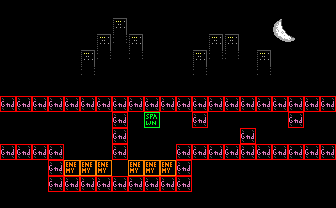

Tiled map render using the project's own tile images. Description and the whole map definition, tile-layer contents included, below:
An orthogonal 21x13 tile map with 16x16 px tiles, 2 tile layers (bg, col), 2 tilesets and 1 object (fireball).

<map version="1.5" tiledversion="1.5.0" orientation="orthogonal" renderorder="right-down" width="21" height="13" tilewidth="16" tileheight="16" infinite="0" nextlayerid="4" nextobjectid="21">
 <tileset firstgid="1" source="tileset.tsx" />
 <tileset firstgid="241" source="obj.tsx" />
 <layer id="1" name="bg" width="21" height="13">
  <data encoding="csv">
18,18,18,18,18,18,18,18,18,18,18,18,18,18,18,18,18,18,18,18,18,
18,18,18,18,18,18,18,17,18,18,18,18,18,18,18,18,18,19,20,18,18,
18,18,18,18,18,18,17,37,17,18,18,18,18,17,17,18,18,39,40,18,18,
18,18,18,18,18,17,37,18,37,18,18,18,17,37,37,18,17,18,18,18,18,
18,18,18,18,18,37,18,18,18,18,18,18,37,18,18,18,37,18,18,18,18,
18,18,18,18,18,18,18,18,18,18,18,18,18,18,18,18,18,18,18,18,18,
99,99,99,99,99,99,99,99,99,99,99,99,99,99,99,99,99,99,99,99,99,
18,18,18,18,18,18,18,99,18,18,18,18,99,18,18,18,18,18,99,18,20,
18,18,18,18,18,18,18,99,18,18,18,18,18,18,18,99,18,18,18,18,18,
99,99,99,99,18,18,18,99,18,18,18,99,99,99,99,99,99,99,99,99,99,
18,18,18,99,18,18,18,18,18,18,18,99,18,18,18,18,18,18,18,18,18,
18,18,18,99,99,99,99,99,99,99,99,99,18,18,18,18,18,18,18,18,18,
18,18,18,18,18,18,18,18,18,18,18,18,18,18,18,18,18,18,18,18,18
</data>
 </layer>
 <layer id="2" name="col" width="21" height="13">
  <data encoding="csv">
241,241,241,241,241,241,241,241,241,241,241,241,241,241,241,241,241,241,241,241,241,
241,241,241,241,241,241,241,241,241,241,241,241,241,241,241,241,241,241,241,241,241,
241,241,241,241,241,241,241,241,241,241,241,241,241,241,241,241,241,241,241,241,241,
241,241,241,241,241,241,241,241,241,241,241,241,241,241,241,241,241,241,241,241,241,
241,241,241,241,241,241,241,241,241,241,241,241,241,241,241,241,241,241,241,241,241,
241,241,241,241,241,241,241,241,241,241,241,241,241,241,241,241,241,241,241,241,241,
242,242,242,242,242,242,242,242,242,242,242,242,242,242,242,242,242,242,242,242,242,
241,241,241,241,241,241,241,242,241,243,241,241,242,241,241,241,241,241,242,241,241,
241,241,241,241,241,241,241,242,241,241,241,241,241,241,241,242,241,241,241,241,241,
242,242,242,242,241,241,241,242,241,241,241,242,242,242,242,242,242,242,242,242,242,
241,241,241,242,246,246,246,241,246,246,246,242,241,241,241,241,241,241,241,241,241,
241,241,241,242,242,242,242,242,242,242,242,242,241,241,241,241,241,241,241,241,241,
241,241,241,241,241,241,241,241,241,241,241,241,241,241,241,241,241,241,241,241,241
</data>
 </layer>
 <objectgroup id="3" name="obj">
  <properties>
   <property name="string_id" type="int" value="1" />
  </properties>
  <object id="20" name="FireballEnemy" type="fireball" x="215.025" y="116.006" width="67.4123" height="8.83285" />
 </objectgroup>
</map>
